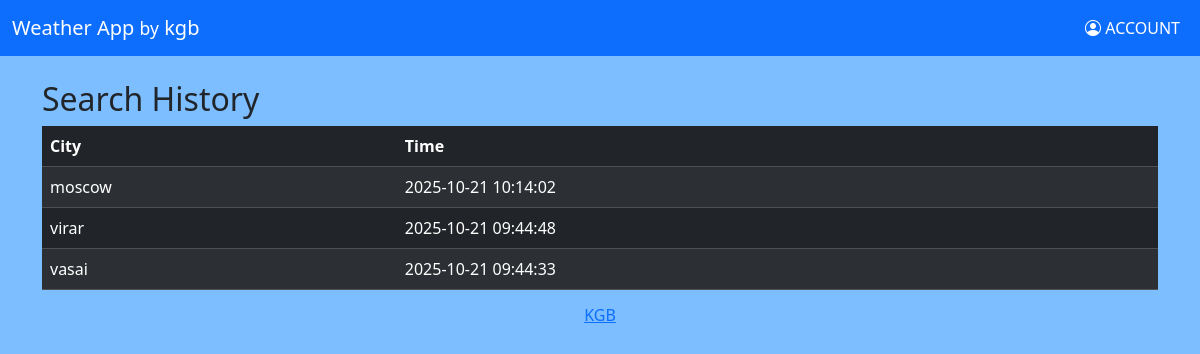
Before: /history (signed in) with the older database file.
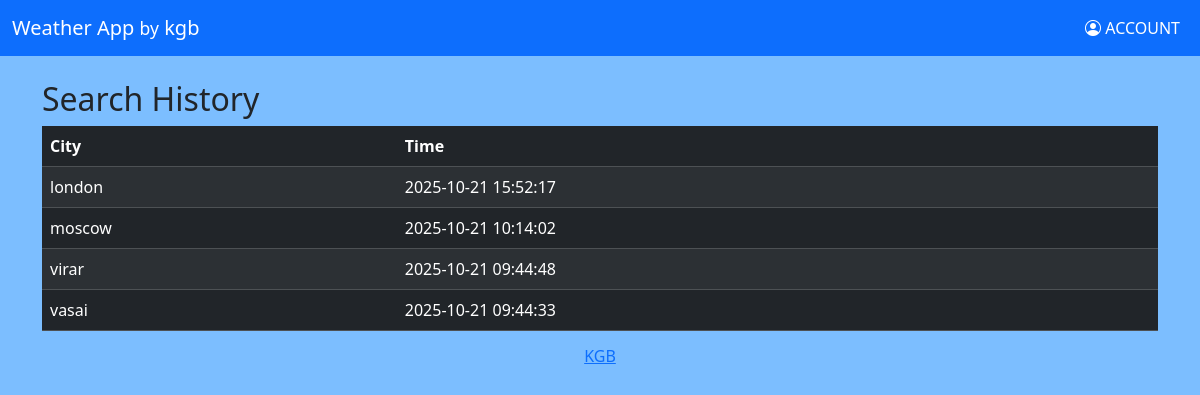
After: the same page with the newer database file.
### tables this page shows
CREATE TABLE history (id INTEGER PRIMARY KEY AUTOINCREMENT,user_id INTEGER,city TEXT,time DATETIME DEFAULT CURRENT_TIMESTAMP,FOREIGN KEY(user_id) REFERENCES users(id));

### app.py (the view)
@app.route("/history")
@login_required
def history():
    with sqlite3.connect("weather.db") as conn:
        cursor = conn.cursor()
        x=cursor.execute("SELECT city, time FROM history WHERE user_id=? ORDER BY time DESC",(session["user_id"],))
        history=x.fetchall()
    return render_template("history.html",history=history)

### app.py (called while the page is built)
def login_required(f):
    @wraps(f)
    def wrapper(*args, **kwds):
        if "user_id" not in session:
            flash("Please log in first","error")
            return redirect("/")
        return f(*args, **kwds)
    return wrapper

### templates/history.html (shortened to what this page needs)
{% extends "layout.html" %}
{% block body %}
    <div class="container mt-4">
        <h2>Search History</h2>
        <table class="table table-dark table-striped">
            <thead>
                <tr>
                    <th>City</th>
                    <th>Time</th>
                </tr>
            </thead>
            <tbody>
                {% for h in history%}
                    <tr>
                        <td>{{h[0]}}</td>
                        <td>{{h[1]}}</td>
                    </tr>
                {% endfor %}
            </tbody>
        </table>
    </div>
{% endblock %}

Changed rows visible on the page:
added history: city "london", time "2025-10-21 15:52:17"
